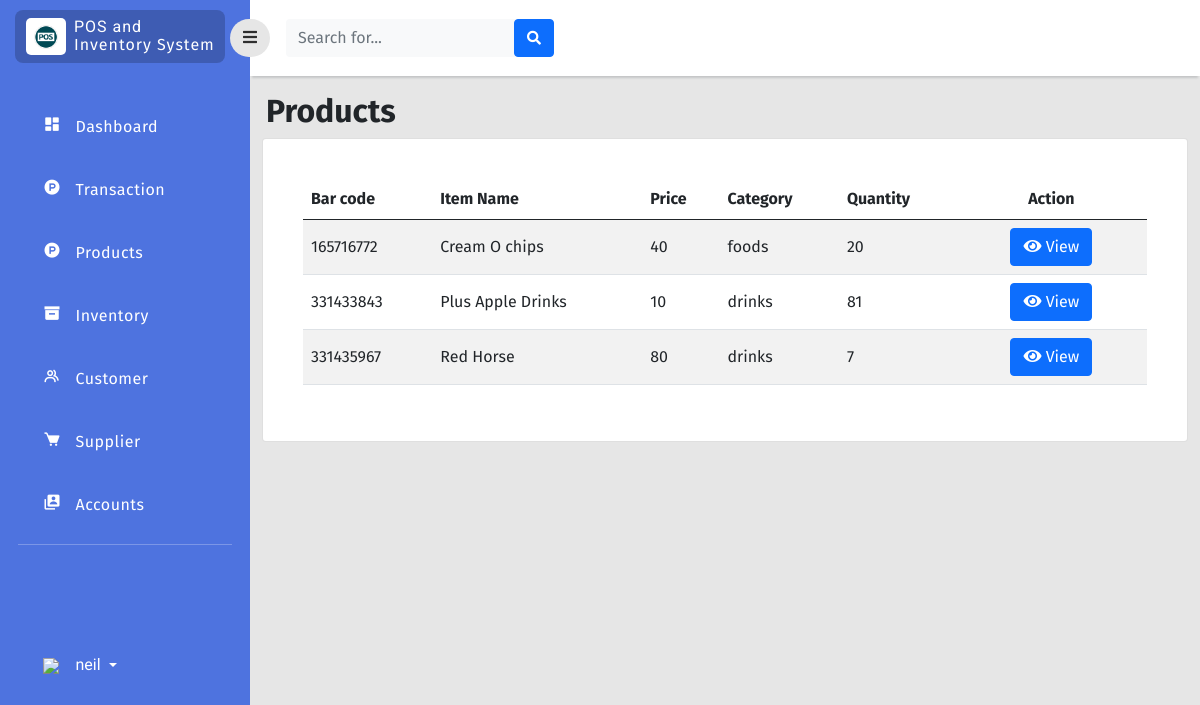
Page /php/product.php (signed in) on the earlier database version.
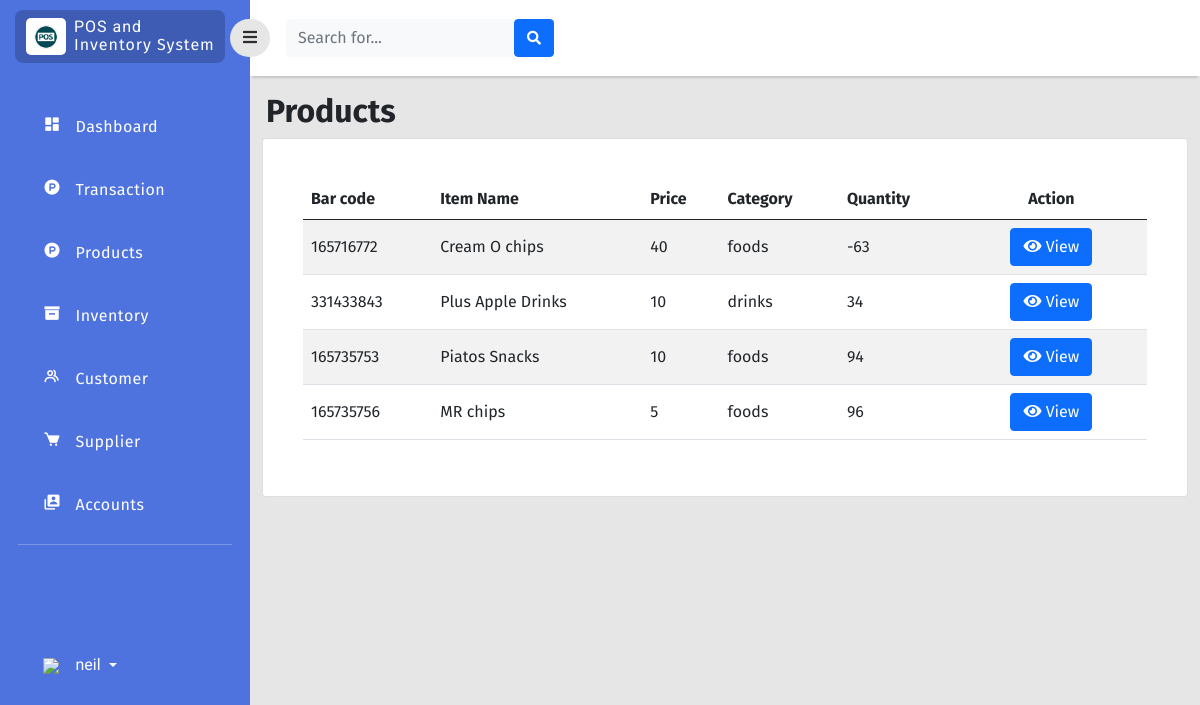
Same page on the later database version.
### tables this page shows
CREATE TABLE `inventory` (
  `item_id` bigint(11) NOT NULL,
  `bar_code` bigint(11) NOT NULL,
  `item_name` varchar(255) NOT NULL,
  `quantity` int(11) NOT NULL,
  `price` double NOT NULL,
  `orignal_price` double NOT NULL,
  `profit` double NOT NULL,
  `on_hand` int(11) NOT NULL,
  `category_id` int(11) NOT NULL,
  `supplier_id` int(11) NOT NULL,
  `stock_in` date NOT NULL,
  `date_expired` date NOT NULL
);

CREATE TABLE `category` (
  `category_id` int(11) NOT NULL,
  `category_name` enum('foods','drinks') NOT NULL
);

### php/product.php (the view, shortened to what the changed rows need)
<?php
include 'connection.php';
?>
<!doctype html>
<html lang="en">
  <head>
    <link href="https://cdn.jsdelivr.net/npm/bootstrap@5.0.2/dist/css/bootstrap.min.css" rel="stylesheet"
>
    <link rel="stylesheet" type="text/css" href="../style/dash.css">
    <link
      href="https://cdnjs.cloudflare.com/ajax/libs/font-awesome/5.15.1/css/all.min.css"
      rel="stylesheet"
    />
    <link href='https://unpkg.com/boxicons@2.1.2/css/boxicons.min.css' rel='stylesheet'>
    </head>
    <body>
    <div class="page">
        <div class="content">
            <div class="col py-3 d-flex justify-content-center overflow-auto">
                <div class="container-fluid">
                    <div class="row">
                        <h2 class="text-dark text-start ps-3 fw-bold"> Products</h2><br>
                    </div>
                    <div class="row">
                        <div class="col ">
                            <div class="card">
                                <div class="card-body rounded-3 m-4 table-responsive-sm">
                                    <table class="table table-striped align-middle" id="ProductTab">
                                        <thead>
                                            <tr>
                                                <th scope="col">Bar code</th>
                                                <th scope="col">Item Name</th>
                                                <th scope="col">Price</th>
                                                <th scope="col">Category</th>
                                                <th scope="col">Quantity</th>
                                                <th scope="col" style="text-align: center;">Action</th>
                                            </tr>
                                        </thead>
                                        <tbody>
                                            <?php
                                            $query_run = mysqli_query($con,"SELECT * FROM inventory");
                                            $sql_run = mysqli_query($con,"SELECT * FROM category,inventory WHERE(category.category_id=inventory.category_id)");
                                            $sup_run = mysqli_query($con,"SELECT * FROM supplier,inventory WHERE(supplier.supplier_id=inventory.supplier_id)");
                                            while ($row=mysqli_fetch_assoc($query_run) AND $rows=mysqli_fetch_assoc($sql_run) AND $crows=mysqli_fetch_assoc($sup_run)) { ?>
                                                <tr>
                                                    <td><?php echo $row['bar_code'];  ?></td>
                                                    <td><?php echo $row['item_name'];  ?></td>
                                                    <td><?php echo $row['price'];  ?></td>
                                                    <td><?php echo $rows['category_name'];  ?></td>
                                                    <td><?php echo $row['quantity'];  ?></td>
                                                    <td>
                                                        <div class="d-flex flex-row justify-content-center">
                                                            <button class="btn btn-primary editbtn mx-3" data-toggle="modal" type="button"><i class="fas fa-eye"data-toggle="tooltip" title="edit"></i> </i>View</button>
                                                    </td>
                                                </tr>
                                            <?php }  ?>
                                        </tbody>
                                    </table>
                                </div>
                            </div>
                        </div>
                    </div>
                </div>
            </div>
        </div>
    </div>
</body>
</html>

Differences in the rows shown:
removed inventory: bar_code "331435967", item_name "Red Horse", price "80", category.category_name "drinks", quantity "7"
changed inventory "Cream O chips": quantity "20" → "-63"
changed inventory "Plus Apple Drinks": quantity "81" → "34"
added inventory: bar_code "165735753", item_name "Piatos Snacks", price "10", category.category_name "foods", quantity "94"
added inventory: bar_code "165735756", item_name "MR chips", price "5", category.category_name "foods", quantity "96"
